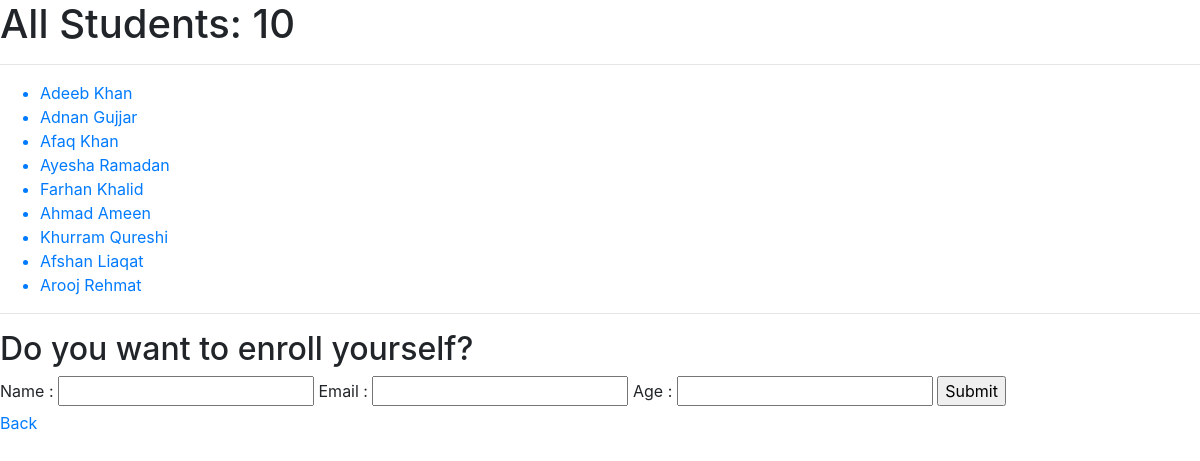
/ADPCS/students, run on the app's committed database.
### ADPCS/models.py (models this page shows, shortened)
class Student(models.Model):
	name = models.CharField(max_length=64)
	email = models.EmailField(max_length=64)
	age = models.IntegerField()

### ADPCS/views.py (the view)
# urls.py: path('students', views.students, name='students'),
def students(request):
	context = {
		'students': Student.objects.all()
	}
	return render(request, 'ADPCS/students.html', context)

### ADPCS/templates/ADPCS/students.html (shortened to what this page needs)
{% extends 'ADPCS/master.html' %}
{% block body %}
	<h1>All Students: {{ students.last.id }}</h1>
	<hr>
	<ul>
		{% for student in students %}
			<a href="{% url 'ADPCS:student_details' student.id %}"><li>{{ student.name }}</li></a>
		{% endfor %}
	</ul>
	<hr>
	<h2>Do you want to enroll yourself?</h2>
	<form action="{% url 'ADPCS:enroll' %}" method="post">
		<label>Name : </label>
		<input type="text" name="name" required="required">
		<label>Email : </label>
		<input type="email" name="email" required="required">
		<label>Age : </label>
		<input type="number" name="age" required="required">
		<input type="submit" value="Submit">
	</form>
	<a href="{% url 'ADPCS:index' %}">Back</a>
{% endblock %}

### ADPCS/templates/ADPCS/master.html (shortened to what this page needs)
<!DOCTYPE html>
<html>
<head>
	<link rel="stylesheet" href="https://maxcdn.bootstrapcdn.com/bootstrap/4.0.0/css/bootstrap.min.css">
</head>
<body>
		{% block body %}
		{% endblock %}
</body>
</html>

### data on the page
Student: last.id "10", name "Arooj Rehmat"
Student: name "Adeeb Khan"
Student: name "Adnan Gujjar"
Student: name "Afaq Khan"
Student: name "Ayesha Ramadan"
Student: name "Farhan Khalid"
Student: name "Ahmad Ameen"
Student: name "Khurram Qureshi"
Student: name "Afshan Liaqat"
